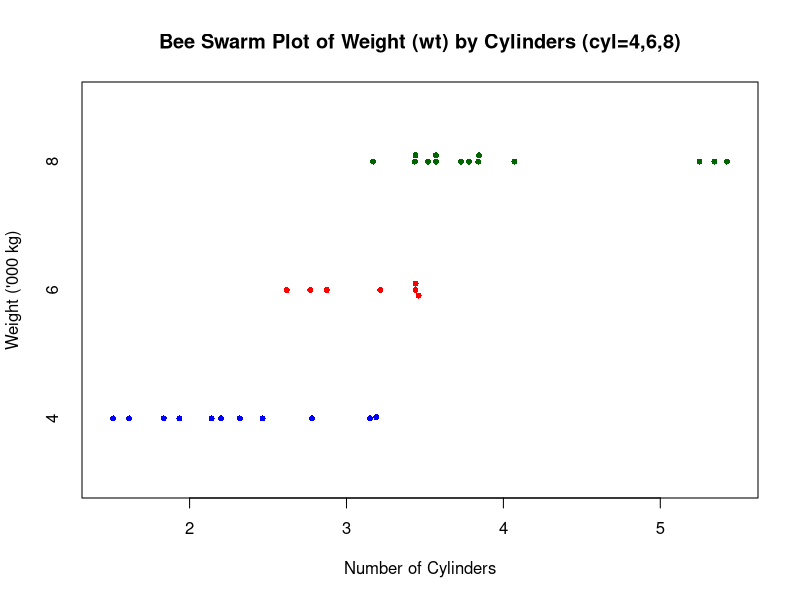
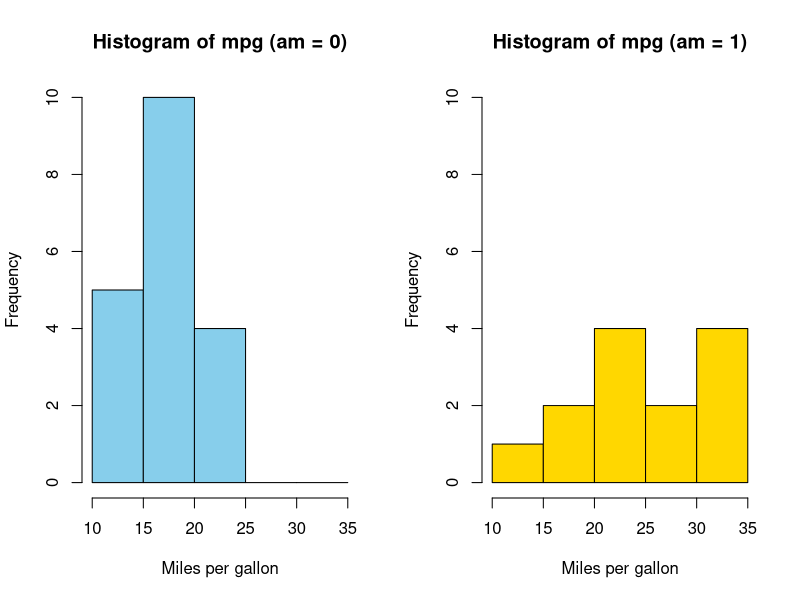
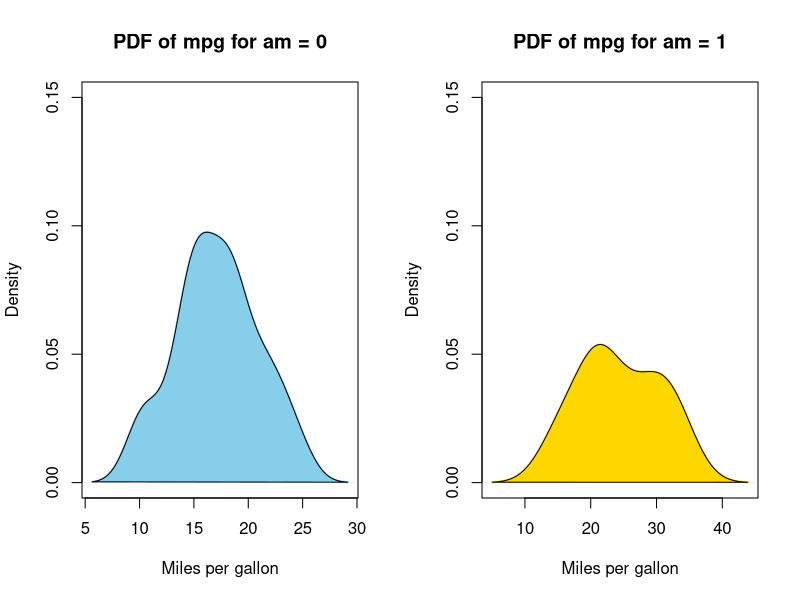
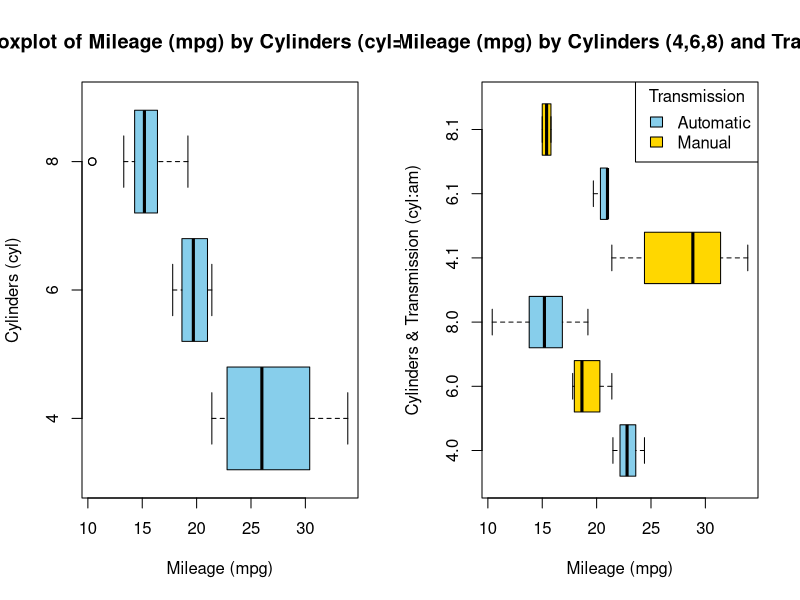
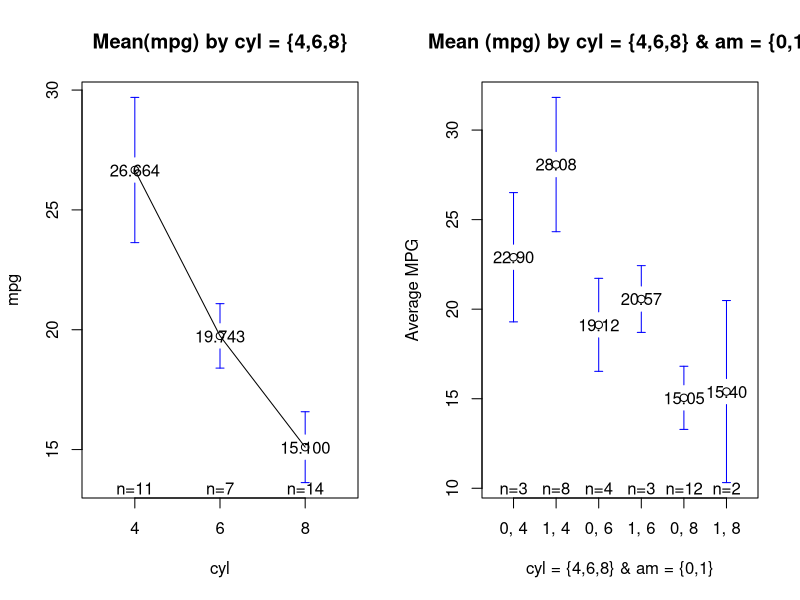
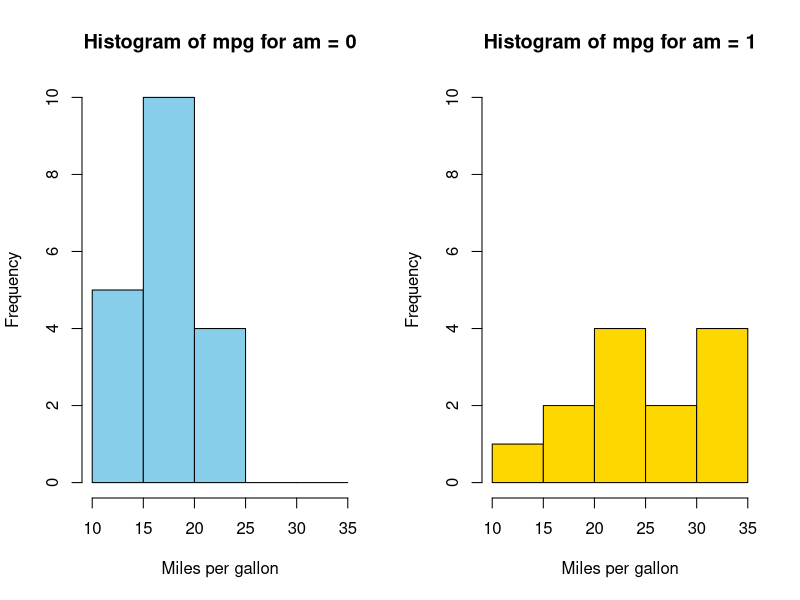
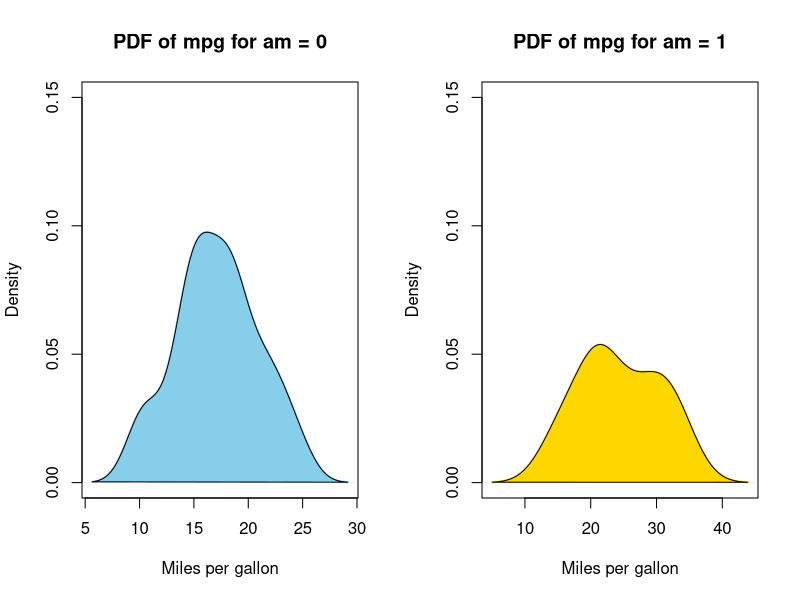
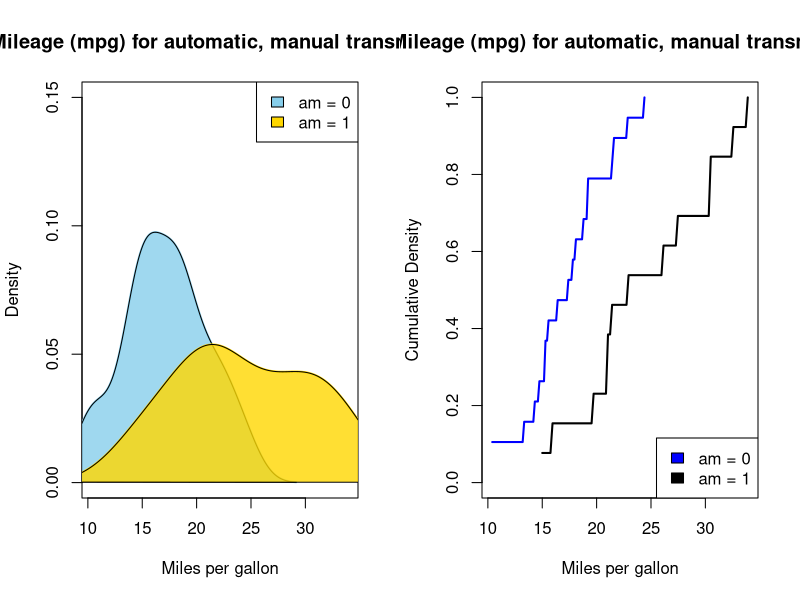

Recreate these plots in R, in order.
## ---- chunk 1
# Load the required libraries, suppressing annoying startup messages
library(dplyr, quietly = TRUE, warn.conflicts = FALSE)
library(tibble, quietly = TRUE, warn.conflicts = FALSE)
library(knitr) # For formatting tables
# Read the mtcars dataset into a tibble called tb
data(mtcars)
tb <- as_tibble(mtcars)
# Convert relevant columns into factor variables
tb$cyl <- as.factor(tb$cyl) # cyl = {4,6,8}, number of cylinders
tb$am <- as.factor(tb$am) # am = {0,1}, 0:automatic, 1: manual transmission
tb$vs <- as.factor(tb$vs) # vs = {0,1}, v-shaped engine, 0:no, 1:yes
tb$gear <- as.factor(tb$gear) # gear = {3,4,5}, number of gears
# Directly access the data columns of tb, without tb$mpg
attach(tb)
## ---- chunk 2
A0 <- aggregate(tb$mpg, 
          by = list(tb$cyl), 
          FUN = mean)
names(A0) <- c("Cylinders", "Mean_mpg")
kable(A0, digits=2, caption = "Mean of Mileage (mpg) by Cylinder (cyl=4,6,8)") 
## ---- chunk 3
A1 <- tapply(tb$mpg, 
             tb$cyl, 
             mean)
A1
## ---- chunk 4
library(psych)
A2 <- describeBy(mpg, cyl)
print(A2)
## ---- chunk 5
B0 <- aggregate(tb$mpg, 
          by = list(tb$cyl, tb$am),
          FUN = mean)
names(B0) <- c("Cylinders","Transmission","Mean_mpg")
kable(B0, 
      digits=2, caption = "Mean of Mileage (mpg) by Cylinders (cyl=4,6,8) and Transmission (am=0,1)") 
## ---- chunk 6
B1 <- aggregate(list(tb$mpg, tb$wt, tb$hp), 
          by = list(tb$am, tb$cyl),
          FUN = mean)
names(B1) <- c("Transmission","Cylinders","Mean_mpg","Mean_wt","Mean_hp")
kable(B1, 
      digits=2, caption = "Mean of Mileage (mpg), Weight (wt), Horsepower (hp) by Transmission (am=0,1) and Cylinders (cyl=4,6,8)") 
## ---- chunk 7
agg_mean <- aggregate(tb$mpg, 
                      by = list(tb$cyl, tb$am), 
                      FUN = mean)
agg_sd <- aggregate(tb$mpg, 
                    by = list(tb$cyl, tb$am), 
                    FUN = sd)
agg_median <- aggregate(tb$mpg, 
                        by = list(tb$cyl, tb$am), 
                        FUN = median)

# Merge them together, two data frames at a time
B2 <- merge(agg_mean, agg_sd, 
            by = c("Group.1", "Group.2"))
B2 <- merge(B2, agg_median, 
            by = c("Group.1", "Group.2"))

# Rename columns for clarity
names(B2) <- c("Cylinders", "Transmission", "Mean_mpg", "SD_mpg", "Median_mpg")

kable(B2, 
      digits=2, caption = "Mean, SD, Median of Mileage (mpg) by Cylinders (cyl=4,6,8) and Transmission (am=0,1)") 
## ---- chunk 8
tb_columns <- tb[c("mpg", "wt", "hp")]
tb_factors <- list(tb$am, 
                   tb$cyl)
# Use describeBy()
B3 <- describeBy(tb_columns, 
                    tb_factors)
print(B3)
## ---- chunk 9
# Load the beeswarm package
library(beeswarm)
# Create a bee swarm plot of wt column split by cyl
beeswarm(tb$wt ~ tb$cyl, 
         main="Bee Swarm Plot of Weight (wt) by Cylinders (cyl=4,6,8)", 
         xlab="Number of Cylinders",
         ylab="Weight ('000 kg)",
         pch=16,  # type of points
         cex=0.8, # size of the points
         col=c("blue","red","darkgreen"),
         horizontal = TRUE)
## ---- chunk 10
# Choose 'wt' and 'cyl' columns from 'tb' dataframe. Assign the result to 'tb3'.
tb3 <- tb[, c("wt", "am")]

# Split the 'tb3' tibble into subsets based on 'am'. Each subset consists of rows with the same 'am' value. Save the list of these subsets to 'tb_split'.
tb_split <- split(tb3, tb3$am)

# Apply a function to each subset of 'tb_split' using 'lapply()'. 
# The function takes a subset 'x' and creates a stem-and-leaf plot of the 'wt' values in 'x'.
lapply(tb_split, 
       function(x) 
         stem(x$wt))
## ---- chunk 11
split_data <- split(tb$mpg, tb$am) # Split the data by 'am' variable
par(mfrow = c(1, 2)) # Create a 1-row 2-column layout
color_vector <- c("skyblue", "gold") # Define the color vector

# Create a histogram for subset with am = 0
hist(split_data[[1]], 
     main = "Histogram of mpg (am = 0)", 
     breaks = seq(10, 35, by = 5), # This creates bins with ranges 10-15, 15-20, etc.
     xlab = "Miles per gallon", 
     col = color_vector[1], # Use the color vector, 
     border = "black",
     ylim = c(0, 10))

# Create a histogram for subset with am = 1
hist(split_data[[2]], 
     main = "Histogram of mpg (am = 1)", 
     breaks = seq(10, 35, by = 5), # This creates bins with ranges 10-15, 15-20, etc.
     xlab = "Miles per gallon", 
     col = color_vector[2], # Use the color vector, 
     border = "black",
     ylim = c(0, 10))
## ---- chunk 12
split_data <- split(tb$mpg, tb$am)  # Split 'mpg' data by 'am' values
par(mfrow = c(1, 2))  # Set layout for 2 plots side by side
color_vector <- c("skyblue", "gold")  # Define colors for the plots

# Calculate density for am = 0 and plot it
dens_0 <- density(split_data[[1]])  
plot(dens_0, 
     main = "PDF of mpg for am = 0", 
     xlab = "Miles per gallon", 
     col = color_vector[1], 
     border = "black",
     ylim = c(0, 0.15), 
     lwd = 2)  # Plot density curve for am = 0
polygon(dens_0, col = color_vector[1], border = "black")  # Fill under the curve

# Calculate density for am = 1 and plot it
dens_1 <- density(split_data[[2]])  
plot(dens_1, 
     main = "PDF of mpg for am = 1", 
     xlab = "Miles per gallon", 
     col = color_vector[2], 
     border = "black",
     ylim = c(0, 0.15), 
     lwd = 2)  # Plot density curve for am = 1
polygon(dens_1, col = color_vector[2], border = "black")  # Fill under the curve
## ---- chunk 13
boxplot(mpg~cyl,
        main = "Boxplot of Mileage (mpg) by Cylinders (cyl=4,6,8)",
        xlab = "Mileage (mpg)",
        ylab = "Cylinders (cyl)",
        col = c("skyblue"),
        horizontal = TRUE
        )
## ---- chunk 14
boxplot(mpg ~ cyl * am,
        main = "Boxplot of Mileage (mpg) by Cylinders (4,6,8) and Transmission (0,1)",
        xlab = "Mileage (mpg)",
        ylab = "Cylinders & Transmission (cyl:am)",
        col = c("skyblue", "gold"), # added a second color for differentiation
        horizontal = TRUE
        )
# Add a legend
legend("topright", 
       legend = c("Automatic", "Manual"), 
       fill = c("skyblue", "gold"), 
       title = "Transmission"
)
## ---- chunk 15
library(gplots)
plotmeans(data = tb,
          mpg ~ cyl, 
          mean.labels = TRUE,
          digits=3,
          main = "Mean(mpg) by cyl = {4,6,8}"
          )
## ---- chunk 16
library(gplots)
plotmeans(mpg ~ interaction(am, 
                            cyl, 
                            sep = ", "),
          data = tb,
          mean.labels = TRUE,
          digits=2,
          connect = FALSE,
          main = "Mean (mpg) by cyl = {4,6,8} & am = {0,1}",
          xlab= "cyl = {4,6,8} & am = {0,1}",
          ylab="Average MPG"
          )
## ---- chunk 17
# Split the data by 'am' variable
split_data <- split(tb$mpg, tb$am)

# Create a 1-row 2-column layout
par(mfrow = c(1, 2))

# Define the color vector
color_vector <- c("skyblue", "gold")

# Create a histogram for each subset
for (i in 1:length(split_data)) {
  hist(split_data[[i]], 
       main = paste("Histogram of mpg for am =", i - 1), 
       breaks = seq(10, 35, by = 5), # This creates bins with ranges 10-15, 15-20, etc.
       xlab = "Miles per gallon", 
       col = color_vector[i], # Use the color vector, 
       border = "black",
       ylim = c(0, 10))
}
## ---- chunk 18
# Split the data by 'am' variable
split_data <- split(tb$mpg, tb$am)

# Create a 1-row 2-column layout
par(mfrow = c(1, 2))

# Define the color vector
color_vector <- c("skyblue", "gold")

# Create a density plot for each subset
for (i in 1:length(split_data)) {
  # Calculate density
  dens <- density(split_data[[i]])

  # Plot density
  plot(dens, 
       main = paste("PDF of mpg for am =", i - 1), 
       xlab = "Miles per gallon", 
       col = color_vector[i], 
       border = "black",
       ylim = c(0, 0.15), # Adjust this value if necessary
       lwd = 2) # line width

  # Add a polygon to fill under the density curve
  polygon(dens, col = color_vector[i], border = "black")
}
## ---- chunk 19
# Split the data by 'am' variable
split_data <- split(tb$mpg, tb$am)

# Define the color vector
color_vector <- c("skyblue", "gold")

# Define the legend labels
legend_labels <- c("am = 0", "am = 1")

# Create a density plot for each subset
# Start with an empty plot with ranges accommodating both data sets
plot(0, 0, xlim = range(tb$mpg), ylim = c(0, 0.15), type = "n", 
     xlab = "Miles per gallon", ylab = "Density", 
     main = "PDFs of Mileage (mpg) for automatic, manual transmissions (am)")

for (i in 1:length(split_data)) {
  # Calculate density
  dens <- density(split_data[[i]])
  
  # Add density plot
  lines(dens, 
        col = color_vector[i], 
        lwd = 2) # line width

  # Add a polygon to fill under the density curve
  polygon(dens, col = adjustcolor(color_vector[i], alpha.f = 0.8), border = "black")
}

# Add legend to the plot
legend("topright", legend = legend_labels, fill = color_vector, border = "black")
## ---- chunk 20
# Split the data by 'am' variable
split_data <- split(tb$mpg, tb$am)

# Define the color vector
color_vector <- c("blue", "black")

# Define the legend labels
legend_labels <- c("am = 0", "am = 1")

# Create a cumulative density plot for each subset
# Start with an empty plot with ranges accommodating both data sets
plot(0, 0, xlim = range(mtcars$mpg), ylim = c(0, 1), type = "n", 
     xlab = "Miles per gallon", ylab = "Cumulative Density", 
     main = "CDFs of Mileage (mpg) for automatic, manual transmissions (am)")

for (i in 1:length(split_data)) {
  # Calculate empirical cumulative density function
  ecdf_func <- ecdf(split_data[[i]])
  
  # Add CDF plot using curve function
  curve(ecdf_func(x), 
        from = min(split_data[[i]]), to = max(split_data[[i]]), 
        col = color_vector[i], 
        add = TRUE, 
        lwd = 2) # line width
}
# Add legend to the plot
legend("bottomright", legend = legend_labels, fill = color_vector, border = "black")
